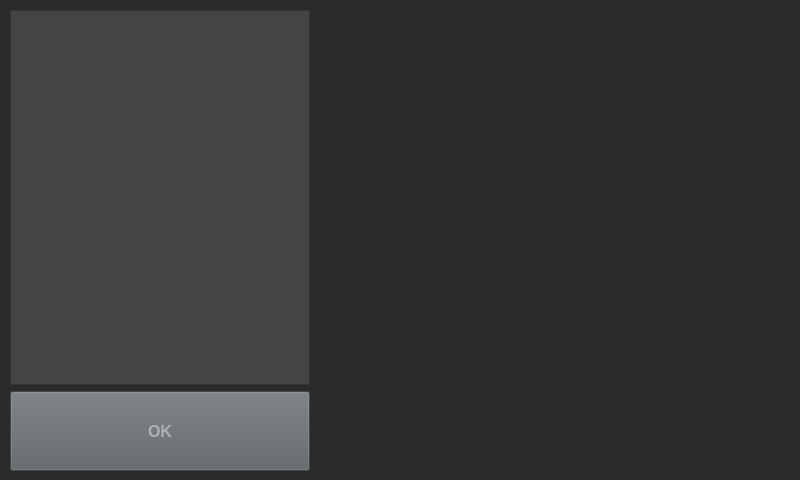
<?xml version="1.0" encoding="UTF-8"?>
<ui version="4.0">
 <class>Form</class>
 <widget class="QWidget" name="Form">
  <property name="geometry">
   <rect>
    <x>0</x>
    <y>0</y>
    <width>800</width>
    <height>480</height>
   </rect>
  </property>
  <property name="windowTitle">
   <string>Form</string>
  </property>
  <property name="styleSheet">
   <string notr="true">background-color: rgb(43, 43, 43);</string>
  </property>
  <widget class="QWidget" name="horizontalLayoutWidget">
   <property name="geometry">
    <rect>
     <x>10</x>
     <y>10</y>
     <width>781</width>
     <height>461</height>
    </rect>
   </property>
   <layout class="QHBoxLayout" name="horizontalLayout">
    <item>
     <layout class="QVBoxLayout" name="verticalLayout_4">
      <item>
       <widget class="QTreeView" name="treeView">
        <property name="maximumSize">
         <size>
          <width>300</width>
          <height>16777215</height>
         </size>
        </property>
        <property name="styleSheet">
         <string notr="true">color: rgb(255, 255, 255);
background-color: rgb(68, 68, 68);</string>
        </property>
       </widget>
      </item>
      <item>
       <widget class="QPushButton" name="okBtn">
        <property name="minimumSize">
         <size>
          <width>0</width>
          <height>80</height>
         </size>
        </property>
        <property name="maximumSize">
         <size>
          <width>300</width>
          <height>16777215</height>
         </size>
        </property>
        <property name="font">
         <font>
          <pointsize>12</pointsize>
          <weight>75</weight>
          <bold>true</bold>
         </font>
        </property>
        <property name="styleSheet">
         <string notr="true">background-color: rgb(92, 97, 100);
color: rgb(175, 177, 179);
</string>
        </property>
        <property name="text">
         <string>OK</string>
        </property>
       </widget>
      </item>
     </layout>
    </item>
    <item>
     <widget class="QLabel" name="label">
      <property name="text">
       <string/>
      </property>
     </widget>
    </item>
   </layout>
  </widget>
 </widget>
 <resources/>
 <connections/>
</ui>
